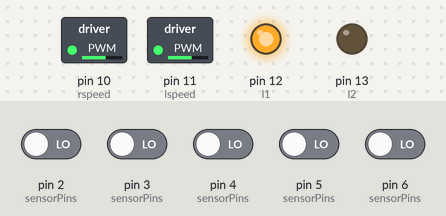
Simulated run of this sketch. Board: Arduino Uno, built with avr-gcc and run on an emulated ATmega328P. Shown: switched loads named in the sketch (green lamp = pin HIGH), output pins drawn as LEDs (lit = HIGH). Inputs (shaded band) come from the test bench; at power-on: pin 2 (sensorPins), pin 3 (sensorPins), pin 4 (sensorPins), pin 5 (sensorPins), pin 6 (sensorPins) LOW. Pins used as bus, display or sensor lines are not drawn.

Above: at 1.2 s.
1.3 s: pin 2 (sensorPins) driven HIGH
At 2.1 s:
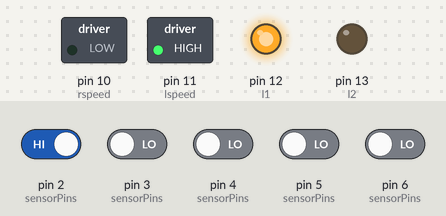
2.8 s: pin 2 (sensorPins) driven LOW and pin 5 (sensorPins) driven HIGH
At 3.6 s:
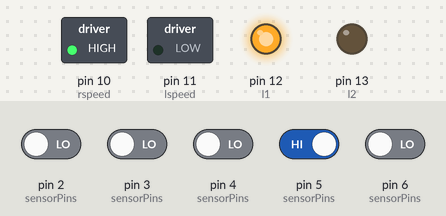
Timing chart, 0 to 5.8 s (numbered marks = the images above; inputs shaded):
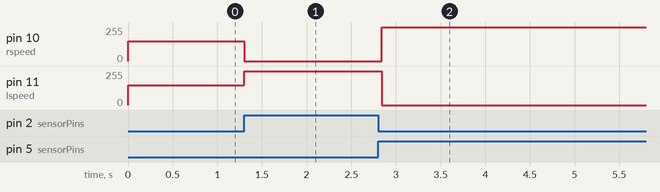

Measured:
- after the input at 1.3 s, pin 10 (rspeed): 150/255 → 0/255 at once; pin 11 (lspeed): 150/255 → 255/255 at once
- after the input at 2.8 s, pin 10 (rspeed): 0/255 → 255/255 at once; pin 11 (lspeed): 255/255 → 0/255 at once

The sketch:

line_follower.ino
```cpp
#define s1 2
#define s2 3
#define s3 4
#define s4 5
#define s5 6


#define p1 A0
#define p2 A1
#define p3 A2

int sensorPins[] = {s1, s2, s3, s4, s5};
int sensorValues[5];


#define lspeed 11
#define l1 12
#define l2 13


#define rspeed 10
#define r1 8
#define r2 9


double Kp = 0;
double Ki = 0;
double Kd = 0;


double error = 0;
double lastError = 0;
double integral = 0;
double derivative = 0;
double correction;


int baseSpeed = 150;
int maxSpeed = 255;


int lastKnownPosition = 0;

void setup() {

  for (int pin : sensorPins) {
    pinMode(pin, INPUT);
  }


  pinMode(lspeed, OUTPUT);
  pinMode(l1, OUTPUT);
  pinMode(l2, OUTPUT);
  pinMode(rspeed, OUTPUT);
  pinMode(r1, OUTPUT);
  pinMode(r2, OUTPUT);


  digitalWrite(l1, HIGH);
  digitalWrite(l2, LOW);
  digitalWrite(r1, HIGH);
  digitalWrite(r2, LOW);

  Kp = analogRead(p1);
  Kd = analogRead(p2);
  Ki = analogRead(p3);


  Serial.begin(9600);
}


void loop() {

  error = calculateError();
  correction = calculatePID(error);
  Motors(correction);

  lastError = error;

}


double calculateError() {
  int sensorSum = 0;
  long weightedSum = 0;


  for (int i = 0; i < 5; i++) {
    sensorValues[i] = 1 - digitalRead(sensorPins[i]);
  }

  weightedSum += (long)sensorValues[0] * -4;
  weightedSum += (long)sensorValues[1] * -2;
  weightedSum += (long)sensorValues[2] * 0;
  weightedSum += (long)sensorValues[3] * 2;
  weightedSum += (long)sensorValues[4] * 4;

  sensorSum = sensorValues[0] + sensorValues[1] + sensorValues[2] + sensorValues[3] + sensorValues[4];


  if (sensorSum == 0) {
    if (lastKnownPosition > 0) {
      return 4;
    } else {
      return -4;
    }
  }


  double position = (double)weightedSum / sensorSum;


  lastKnownPosition = position;

  return position;
}


double calculatePID(double error) {
  // P (Proportional)
  double P = Kp * error;

  // I (Integral)
  integral += error;
  // --- Integral Windup Prevention ---
  // Clamp the integral to a reasonable range
  if (integral > 100) integral = 100;
  if (integral < -100) integral = -100;

  double I = Ki * integral;

  // D (Derivative)
  derivative = error - lastError;
  double D = Kd * derivative;

  // Total Correction
  return P + I + D;
}


void Motors(double correction) {
  int leftSpeed = constrain(baseSpeed + correction,0,255);
  int rightSpeed = constrain(baseSpeed - correction,0,255);


  analogWrite(lspeed, leftSpeed);
  analogWrite(rspeed, rightSpeed);


}
```
